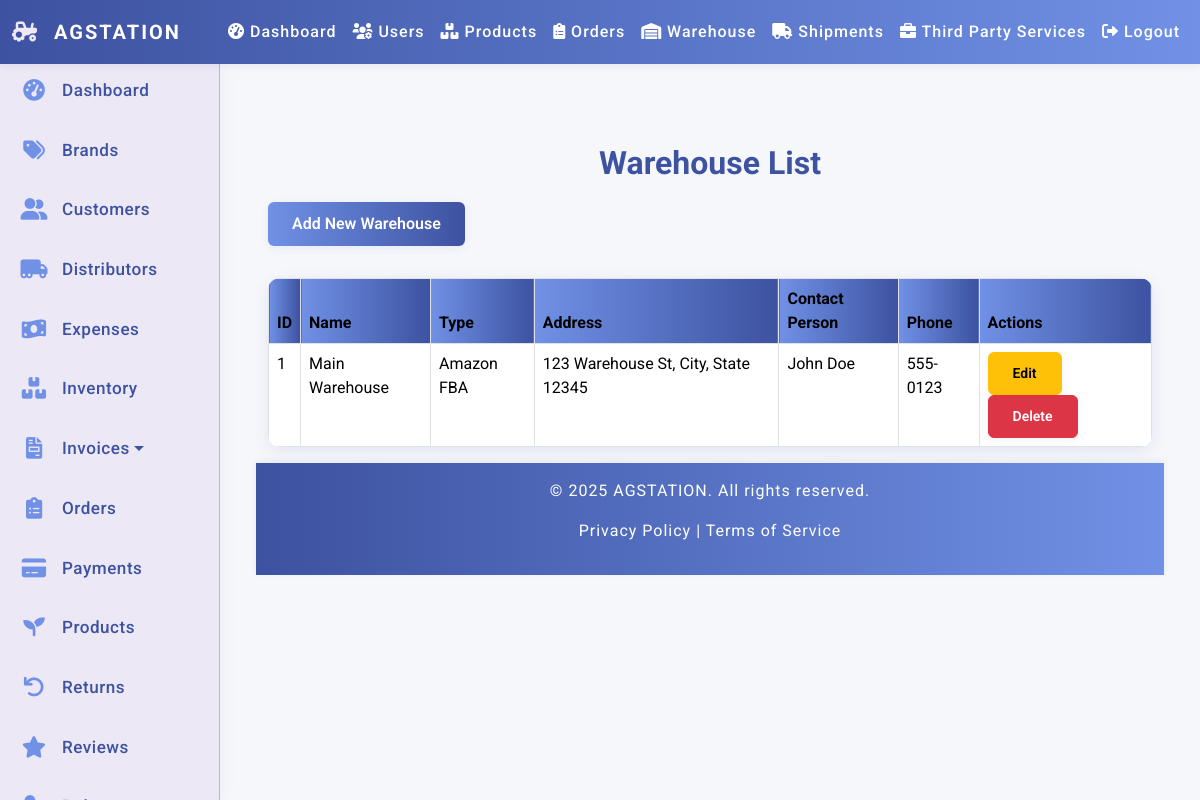
Screenshot of /admin/warehouse/index.php (signed in) with the database file from the repository.
### tables this page shows
CREATE TABLE Warehouse (
    warehouse_id INT PRIMARY KEY AUTO_INCREMENT,
    name VARCHAR(255),
    type ENUM('Amazon FBA', 'Prep Center'),
    address TEXT,
    contact_person VARCHAR(255),
    phone VARCHAR(50)
);

### admin/warehouse/index.php (the view, shortened to what this page needs)
<?php
require_once '../../config/db.php';
require_once '../../includes/header.php';
try {
    $query = "SELECT * FROM Warehouse ORDER BY warehouse_id ASC";
    $stmt = $pdo->prepare($query);
    $stmt->execute();
    $warehouses = $stmt->fetchAll(PDO::FETCH_ASSOC);
} catch (PDOException $e) {
    die("Database error: " . $e->getMessage());
}
?>
<div class="container mt-4">
    <h2>Warehouse List</h2>
    <a href="create.php" class="btn btn-primary mb-2">Add New Warehouse</a>
    <table class="table table-bordered">
        <thead>
            <tr>
                <th>ID</th>
                <th>Name</th>
                <th>Type</th>
                <th>Address</th>
                <th>Contact Person</th>
                <th>Phone</th>
                <th>Actions</th>
            </tr>
        </thead>
        <tbody>
            <?php foreach ($warehouses as $row): ?>
                <tr>
                    <td><?= htmlspecialchars($row['warehouse_id']) ?></td>
                    <td><?= htmlspecialchars($row['name']) ?></td>
                    <td><?= htmlspecialchars($row['type']) ?></td>
                    <td><?= htmlspecialchars($row['address']) ?></td>
                    <td><?= htmlspecialchars($row['contact_person']) ?></td>
                    <td><?= htmlspecialchars($row['phone']) ?></td>
                    <td>
                        <a href="edit.php?id=<?= htmlspecialchars($row['warehouse_id']) ?>" class="btn btn-sm btn-warning">Edit</a>
                        <a href="delete.php?id=<?= htmlspecialchars($row['warehouse_id']) ?>" class="btn btn-sm btn-danger" onclick="return confirm('Are you sure to delete this warehouse?')">Delete</a>
                    </td>
                </tr>
            <?php endforeach; ?>
        </tbody>
    </table>
</div>
<?php require_once '../../includes/footer.php'; ?>

### assets/css/style.css (style rules this page uses)
html, body { height: 100%; margin: 0; padding: 0; }
body { font-family: 'Roboto', sans-serif; margin: 0; padding: 0; background: #EDE8F5; color: #222; min-height: 100vh; display: flex; flex-direction: column; height: 100vh; }
h1, h2 { text-align: center; color: #3D52A0; font-weight: 700; margin-bottom: 20px; }
.btn, button { font-weight: 600; border-radius: 6px; padding: 10px 24px; transition: all 0.2s; box-shadow: 0 2px 8px rgba(61, 82, 160, 0.08); }
.btn-primary, .btn-primary:focus { background: linear-gradient(90deg, #7091E6 0%, #3D52A0 100%); border: none; color: #fff; }
table { width: 100%; border-collapse: collapse; margin: 24px 0; background: #fff; border-radius: 12px; overflow: hidden; box-shadow: 0 4px 16px rgba(61, 82, 160, 0.10); }
table th, table td { padding: 16px; text-align: left; border-bottom: 1px solid #ADB8DA; }
table th { background: linear-gradient(90deg, #7091E6 0%, #3D52A0 100%); color: #fff; font-weight: bold; }

### rows the page displays
warehouse: warehouse_id "1", name "Main Warehouse", type "Amazon FBA", address "123 Warehouse St, City, State 12345", contact_person "John Doe", phone "555-0123"
